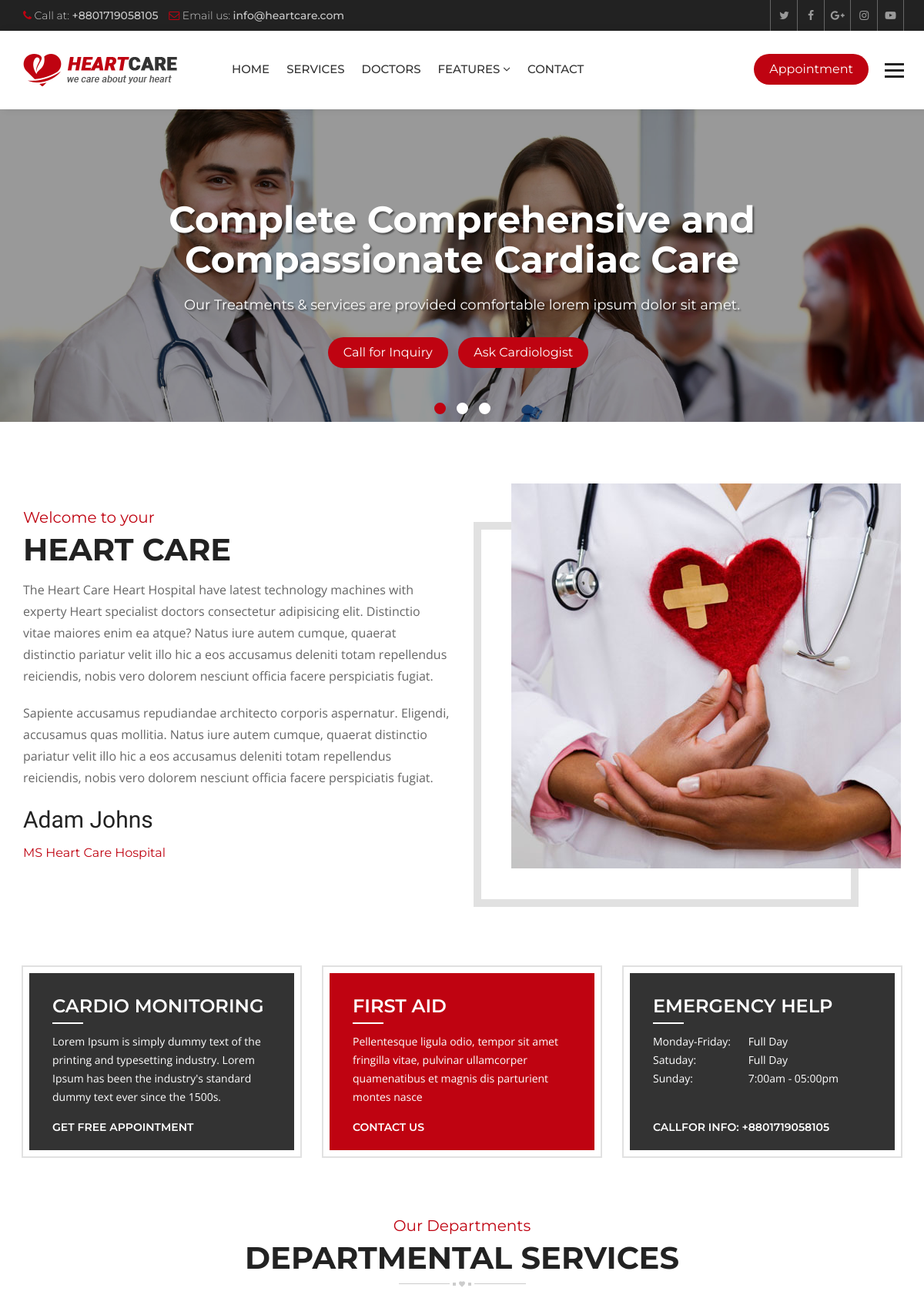
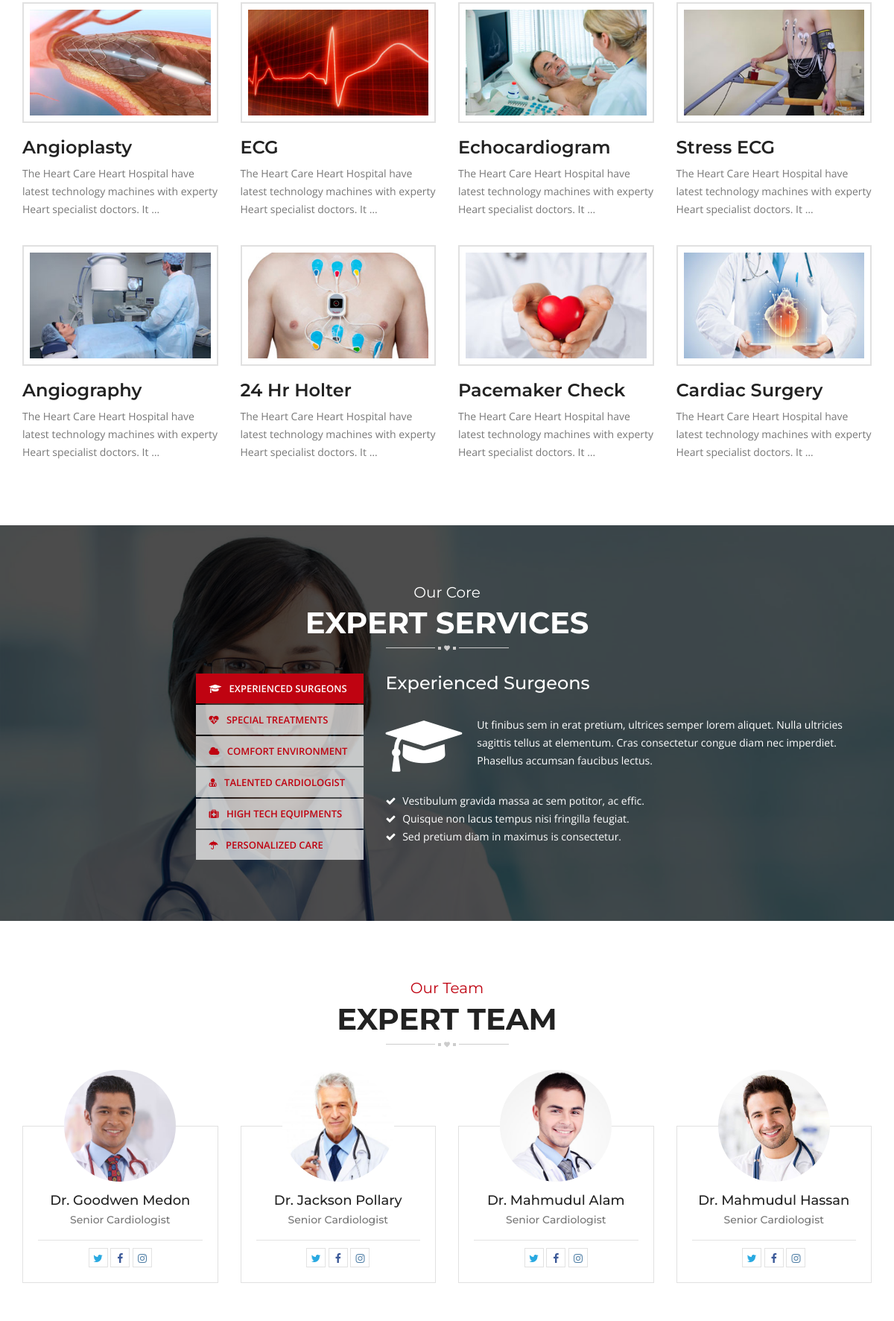
The page / (upper part) on the database its author committed (2 pictures, top to bottom).
### hospital/models.py (models this page shows, shortened)
class Slider(models.Model):
    caption = models.CharField(max_length=150)
    slogan = models.CharField(max_length=120)
    image = models.ImageField(upload_to='sliders/')
    class Meta:
        verbose_name_plural = 'Slider'

class Service(models.Model):
    title = models.CharField(max_length=120)
    description = models.TextField()
    items = models.ManyToManyField(to='Item',)
    thumbnail = models.ImageField(upload_to='services/')
    cover = models.ImageField(upload_to='services/')
    image1 = models.ImageField(upload_to='services/', blank=True, null=True)
    image2 = models.ImageField(upload_to='services/', blank=True, null=True)

class Doctor(models.Model):
    name = models.CharField(max_length=120)
    speciality = models.CharField(max_length=120)
    picture = models.ImageField(upload_to="doctors/")
    details = models.TextField()
    experience = models.TextField()
    expertize = models.ManyToManyField(to='Expertize', related_name='doctors')
    twitter = models.CharField(max_length=120, blank=True, null=True)
    facebook = models.CharField(max_length=120, blank=True, null=True)
    instagram = models.CharField(max_length=120, blank=True, null=True)

### hospital/views.py (the view)
# urls.py: path('', views.HomeView.as_view(), name='index'),
class HomeView(ListView):
    template_name = 'hospital/index.html'
    queryset = Service.objects.all()
    context_object_name = 'services'
    def get_context_data(self, **kwargs):
        context = super().get_context_data()
        context['sliders'] = Slider.objects.all()
        context['experts'] = Doctor.objects.all()
        return context

### hospital/context_processors.py (called while the page is built)
def footer_content(request):
    services = Service.objects.all()
    doctors = Doctor.objects.all()
    context = {
        'services': services,
        'doctors': doctors
    }
    return context

### templates/hospital/index.html (shortened to what this page needs)
{% extends 'base.html' %}
{% load static %}
{% block maincontent %}
<div class="main-content">
  <section class="welcome-section">
    <div class="container">
      <div class="row">
        <div class="welcome-box">
          <div class="col-md-6 col-sm-6">
            <div class="welcome-text">
              <div class="sectio-title-2"> <strong>Welcome to your</strong>
                <h2>Heart Care</h2>
              </div>
              <p> The Heart Care Heart Hospital have latest technology machines with experty Heart specialist
                doctors consectetur adipisicing elit. Distinctio vitae maiores enim ea atque? Natus iure autem
                cumque, quaerat distinctio pariatur velit illo hic a eos accusamus deleniti totam repellendus
                reiciendis, nobis vero dolorem nesciunt officia facere perspiciatis fugiat.</p>
              <p>Sapiente accusamus repudiandae architecto corporis aspernatur. Eligendi, accusamus quas mollitia.
                Natus iure autem cumque, quaerat distinctio pariatur velit illo hic a eos accusamus deleniti totam
                repellendus reiciendis, nobis vero dolorem nesciunt officia facere perspiciatis fugiat.</p>
              <strong class="signature">Adam Johns</strong>
              <h6 class="designation">MS Heart Care Hospital</h6>
            </div>
          </div>
          <div class="col-md-6 col-sm-6">
            <div class="welcome-img"> <img src="{% static 'heartcare/images/welcome.jpg' %}" alt=""> </div>
          </div>
        </div>
      </div>
    </div>
  </section>
  <section class="home-features">
    <div class="container">
      <div class="row">
        <div class="col-md-4 col-sm-4">
          <div class="features-box">
            <h3>Cardio Monitoring</h3>
            <p>Lorem Ipsum is simply dummy text of the printing and typesetting industry. Lorem Ipsum has been the
              industry's standard dummy text ever since the 1500s.</p>
            <a href="appointment.html">Get Free Appointment</a>
          </div>
        </div>
        <div class="col-md-4 col-sm-4">
          <div class="features-box selected">
            <h3>First Aid</h3>
            <p>Pellentesque ligula odio, tempor sit amet fringilla vitae, pulvinar ullamcorper quamenatibus et
              magnis dis parturient montes nasce</p>
            <a href="contact-2.html">Contact Us</a>
          </div>
        </div>
        <div class="col-md-4 col-sm-4">
          <div class="features-box">
            <h3>Emergency Help</h3>
            <p><span>Monday-Friday:</span> Full Day<br>
              <span>Satuday:</span> Full Day<br>
              <span>Sunday:</span> 7:00am - 05:00pm<br>
            </p>
            <a href="#">Callfor Info: +8801719058105</a>
          </div>
        </div>
      </div>
    </div>
  </section>
  <section class="home-services">
    <div class="container">
      <div class="row">
        <div class="col-md-12">
          <div class="section-title-3"> <strong>Our Departments</strong>
            <h2>Departmental Services</h2>
          </div>
        </div>
        <div class="col-md-12">
          <div class="service-style-1">
            <div class="row">
              {% for service in services %}
              <div class="col-md-3 col-sm-3">
                <div class="service-box">
                  <div class="ser-thumb">  <img src="{{ service.thumbnail.url }}"
                      alt="">
                  </div>
                  <div class="ser-content">
                    <h3><a href="{% url 'service_details' service.id %}">{{ service.title }}</a></h3>
                    <p>{{ service.description|truncatewords:15 }}</p>
                  </div>
                </div>
              </div>
              {% endfor %}
            </div>
          </div>
        </div>
      </div>
    </div>
  </section>
  <section class="heart-care-services">
    <div class="container">
      <div class="row">
        <div class="col-md-12">
          <div class="section-title-3 white"> <strong>Our Core</strong>
            <h2>Expert Services</h2>
          </div>
        </div>
        <div class="col-md-5 col-sm-5">
          <ul class="nav nav-tabs" role="tablist">
            <li role="presentation" class="active"><a href="#service-1" aria-controls="service-1" role="tab"
                data-toggle="tab"> <i class="fa fa-graduation-cap"></i> Experienced Surgeons</a></li>
            <li role="presentation"><a href="#service-2" aria-controls="service-2" role="tab" data-toggle="tab"> <i
                  class="fa fa-heartbeat"></i> Special Treatments</a></li>
            <li role="presentation"><a href="#service-3" aria-controls="service-3" role="tab" data-toggle="tab"> <i
                  class="fa fa-cloud"></i> Comfort Environment</a></li>
            <li role="presentation"><a href="#service-4" aria-controls="service-4" role="tab" data-toggle="tab"> <i
                  class="fa fa-user-md"></i> Talented Cardiologist</a></li>
            <li role="presentation"><a href="#service-5" aria-controls="service-5" role="tab" data-toggle="tab"> <i
                  class="fa fa-medkit"></i> High Tech Equipments</a></li>
            <li role="presentation"><a href="#service-6" aria-controls="service-6" role="tab" data-toggle="tab"> <i
                  class="fa fa-umbrella"></i> Personalized Care</a></li>
          </ul>
        </div>
        <div class="col-md-7 col-sm-7">
          <div class="tab-content">
            <div role="tabpanel" class="tab-pane active" id="service-1">
              <div class="ser-tab-text">
                <h3>Experienced Surgeons</h3>
                <p> <i class="fa fa-graduation-cap"></i> Ut finibus sem in erat pretium, ultrices semper lorem
                  aliquet. Nulla ultricies sagittis tellus at elementum. Cras consectetur congue diam nec imperdiet.
                  Phasellus accumsan faucibus lectus. </p>
                <ul>
                  <li><i class="fa fa-check"></i> Vestibulum gravida massa ac sem potitor, ac effic.</li>
                  <li><i class="fa fa-check"></i> Quisque non lacus tempus nisi fringilla feugiat.</li>
                  <li><i class="fa fa-check"></i> Sed pretium diam in maximus is consectetur.</li>
                </ul>
              </div>
            </div>
          </div>
        </div>
      </div>
    </div>
  </section>
  <section class="team">
    <div class="container">
      <div class="row">
        <div class="section-title-3"> <strong>Our Team</strong>
          <h2>Expert Team</h2>
        </div>
      </div>
      <div class="row">
        {% for doctor in experts|slice:':4' %}
        <div class="col-md-3 col-sm-6">
          <div class="team-box mb50">
            <div class="team-thumb">  <img src="{{ doctor.picture.url }}" alt=""></div>
            <div class="team-text">
              <h5><a href="{% url 'doctor_details' doctor.id %}">{{ doctor.name }}</a></h5>
              <strong>{{ doctor.speciality }}</strong>
              <ul class="team-social">
                {% if doctor.twitter %}
                <li><a class="tw" href="{{ doctor.twitter }}"><i class="fa fa-twitter" aria-hidden="true"></i></a></li>
                {% endif %}
                {% if doctor.facebook %}
                <li><a class="fb" href="{{ doctor.facebook }}"><i class="fa fa-facebook" aria-hidden="true"></i></a>
                </li>
                {% endif %}
                {% if doctor.instagram %}
                <li><a class="insta" href="{{ doctor.instagram }}"><i class="fa fa-instagram"
                      aria-hidden="true"></i></a></li>
                {% endif %}
              </ul>
            </div>
          </div>
        </div>
        {% endfor %}
      </div>
    </div>
  </section>
</div>
{% endblock maincontent %}

### templates/partials/_slider.html
{% load static %}
<div class="main-slider">
    <div id="main-slider" class="owl-carousel owl-theme">
      {% for slider in sliders %}
      <div class="item">
          <div class="slide-caption slide-2">
            <div class="container">
              <h1>{{ slider.caption }}</h1>
              <p>{{ slider.slogan }}</p>
              <a class="btn-1" href="#">Call for Inquiry</a> <a class="btn-1" href="#">Ask Cardiologist</a>
            </div>
          </div>
          <span class="simg"><img src="{{ slider.image.url }}" alt=""></span>
        </div>
      {% endfor %}
    </div>
  </div>

### heartcare/static/heartcare/css/color.css (style rules this page uses)
.site-header .navbar-default .navbar-nav > li > a:hover, .site-header .navbar-default .navbar-nav > .active > a, .site-header .navbar-default .navbar-nav > .active > a:focus, .site-header .navbar-default .navbar-nav > .active > a:hover, .site-header .navbar-default .navbar-nav > .open > a, .site-header .navbar-default .navbar-nav > .open > a:focus, .site-header .navbar-default .navbar-nav > .open > a:hover, .main-slider .owl-theme .owl-dots .owl-dot.active span, .main-slider .owl-theme .owl-dots .owl-dot:hover span, .site-header .navbar-nav > li > a.appoint, .site-header .navbar-nav > li > a.nav-search, .btn-1, .site-header .dropdown-menu > li > a:after, .app-form input[type="submit"], .header-style-two .nav-area, .learn-more, .play:hover, .cp-tabs .nav-tabs > li.active > a, .cp-tabs .nav-tabs > li.active > a:focus, .cp-tabs .nav-tabs > li.active > a:hover, .site-header .head-search .btn.btn-default, .main-slider .owl-theme .owl-dots .owl-dot.active span, .main-slider .owl-theme .owl-dots .owl-dot:hover span, .service-box-2:after, .Heart-box:hover .v-icon, .Heart-box:hover .v-text, .post-date, .team-two .team-social li a, .team-two .team-box .team-text:after, .book-appointment-widget a, .cp-pagination .pagination > li > a:hover, .cp-pagination .pagination > li > span:hover, .book-app, .submit-btn, .news-thumb .date, .newsletter-form button, .news-detail blockquote, .comment-form input[type="submit"], .pro-hover a, .review-form input[type="submit"], .related-products .owl-dots .owl-dot.active span, .related-products .owl-dots .owl-dot:hover span, .heart-care-services .nav-tabs>li.active>a, .heart-care-services .nav-tabs>li.active>a:focus, .heart-care-services .nav-tabs>li.active>a:hover, .heart-care-services .nav-tabs>li>a:hover, .services-nav h3, .site-header .dropdown-menu > li > a:hover, .features-box:hover, .features-box.selected, .footer .widget .rm, .home-testimonials .owl-theme .owl-dots .owl-dot.active span, .home-testimonials .owl-theme .owl-dots .owl-dot:hover span { background: #bf0311; }
.top-bar li .fa, .top-social a:hover, .view, .services-list .service h3 a:hover, .service-style-1 .service-box .ser-content h3 a:hover, .faqs .panel-default > .panel-heading h4 a, .faqs .panel-default > .panel-heading a::after, .team-text h5 a:hover, .section-title-3 strong, .post-text > h5 a:hover, .read-more:hover, .widget address .icon, .footer .widget a:hover, .footer-cr p strong, .footer-social a:hover, .post-meta li, .post-meta li:after, .post-meta li a, .header-service-area .icon, .header-service-area strong, .section-title-1 strong, .section-title-1 h2, .sectio-title-2 strong, .welcome-text .designation, .Heart-box .v-icon, .phone-icon, .services-nav .side-nav li:hover a, .services-nav .side-nav li.active a, .gallery-thumb .hover-info a, .archives li:before, .search-form button, .date-time, .right-404 strong, .prices, .review .fa, .login-social li, .login-social li a, .heart-care-services .nav-tabs>li>a { color: #bf0311; }

### rows shown on the page
Slider: caption "Complete Comprehensive and Compassionate Cardiac Care", slogan "Our Treatments & services are provided comfortable lorem ipsum dolor sit amet.", image (picture)
Service: thumbnail (picture), title "Angioplasty", description "The Heart Care Heart Hospital have latest technology machines with experty Heart specialist doctors. It …"
Service: thumbnail (picture), title "ECG", description "The Heart Care Heart Hospital have latest technology machines with experty Heart specialist doctors. It …"
Service: thumbnail (picture), title "Echocardiogram", description "The Heart Care Heart Hospital have latest technology machines with experty Heart specialist doctors. It …"
Service: thumbnail (picture), title "Stress ECG", description "The Heart Care Heart Hospital have latest technology machines with experty Heart specialist doctors. It …"
Service: thumbnail (picture), title "Angiography", description "The Heart Care Heart Hospital have latest technology machines with experty Heart specialist doctors. It …"
Service: thumbnail (picture), title "24 Hr Holter", description "The Heart Care Heart Hospital have latest technology machines with experty Heart specialist doctors. It …"
Service: thumbnail (picture), title "Pacemaker Check", description "The Heart Care Heart Hospital have latest technology machines with experty Heart specialist doctors. It …"
Service: thumbnail (picture), title "Cardiac Surgery", description "The Heart Care Heart Hospital have latest technology machines with experty Heart specialist doctors. It …"
Doctor: picture (picture), name "Dr. Goodwen Medon", speciality "Senior Cardiologist"
Doctor: picture (picture), name "Dr. Jackson Pollary", speciality "Senior Cardiologist"
Doctor: picture (picture), name "Dr. Mahmudul Alam", speciality "Senior Cardiologist"
Doctor: picture (picture), name "Dr. Mahmudul Hassan", speciality "Senior Cardiologist"
